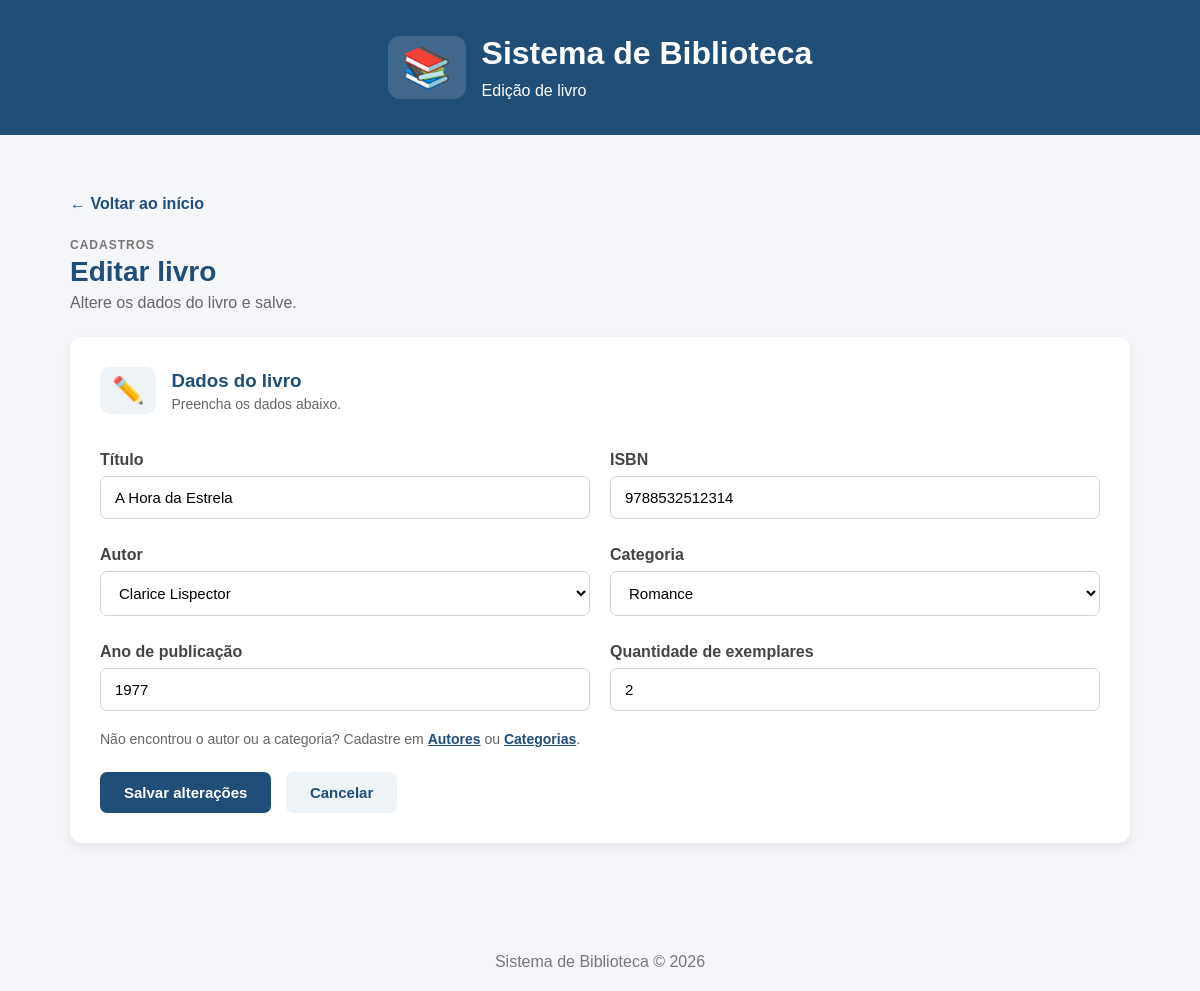
Page /livros/2/editar on the committed database.
### tables this page shows
CREATE TABLE livros (
    id INTEGER PRIMARY KEY AUTOINCREMENT,
    titulo TEXT NOT NULL,
    ano_publicacao INTEGER,
    isbn TEXT UNIQUE,
    quantidade INTEGER NOT NULL DEFAULT 1,
    autor_id INTEGER NOT NULL,
    categoria_id INTEGER NOT NULL,
    data_cadastro DATETIME DEFAULT CURRENT_TIMESTAMP,
    FOREIGN KEY (autor_id) REFERENCES autores(id),
    FOREIGN KEY (categoria_id) REFERENCES categorias(id)
);

### app.py (the view, shortened to what this page needs)
@app.route("/livros/<int:livro_id>/editar", methods=["GET", "POST"])
def editar_livro(livro_id):
    conexao = conectar_banco()
    livro = conexao.execute("SELECT * FROM livros WHERE id = ?", (livro_id,)).fetchone()
    if livro is None:
        conexao.close()
        flash("Livro não encontrado.", "erro")
        return redirect(url_for("livros"))
    autores, categorias = listar_autores_categorias(conexao)
    conexao.close()
    return render_template("form_livro.html", livro=livro,
                           autores=autores, categorias=categorias)

### app.py (called while the page is built)
def conectar_banco():
    conexao = sqlite3.connect(CAMINHO_BANCO)
    conexao.row_factory = sqlite3.Row
    conexao.execute("PRAGMA foreign_keys = ON")
    return conexao

def listar_autores_categorias(conexao):
    autores = conexao.execute("SELECT * FROM autores ORDER BY nome").fetchall()
    categorias = conexao.execute("SELECT * FROM categorias ORDER BY nome").fetchall()
    return autores, categorias

### templates/form_livro.html (shortened to what this page needs)
{% extends "base.html" %}
{% block subtitulo_cabecalho %}{{ 'Edição de livro' if livro else 'Cadastro de livro' }}{% endblock %}
{% block conteudo %}
<section class="titulo-pagina">
    <div>
        <span class="subtitulo">CADASTROS</span>
        <h2>{{ 'Editar livro' if livro else 'Cadastrar livro' }}</h2>
        <p>{{ 'Altere os dados do livro e salve.' if livro else 'Adicione um novo livro ao acervo.' }}</p>
    </div>
</section>
<section class="card">
    <div class="titulo-secao">
        <div class="icone-secao">{{ '✏️' if livro else '➕' }}</div>
        <div>
            <h3>{{ 'Dados do livro' if livro else 'Cadastrar novo livro' }}</h3>
            <p>Preencha os dados abaixo.</p>
        </div>
    </div>
    <form method="POST"
          action="{{ url_for('editar_livro', livro_id=livro.id) if livro else url_for('cadastrar_livro') }}">
        <div class="linha-formulario">
            <div class="campo">
                <label for="titulo">Título</label>
                <input type="text" id="titulo" name="titulo" placeholder="Digite o título do livro"
                       value="{{ livro.titulo if livro else '' }}" required>
            </div>
            <div class="campo">
                <label for="isbn">ISBN</label>
                <input type="text" id="isbn" name="isbn" placeholder="Ex.: 9788535911664"
                       value="{{ livro.isbn or '' if livro else '' }}">
            </div>
        </div>
        <div class="linha-formulario">
            <div class="campo">
                <label for="autor_id">Autor</label>
                <select id="autor_id" name="autor_id" required>
                    {% for autor in autores %}
                    <option value="{{ autor.id }}" {{ 'selected' if livro and livro.autor_id == autor.id }}>{{ autor.nome }}</option>
                    {% endfor %}
                </select>
            </div>
            <div class="campo">
                <label for="categoria_id">Categoria</label>
                <select id="categoria_id" name="categoria_id" required>
                    {% for categoria in categorias %}
                    <option value="{{ categoria.id }}" {{ 'selected' if livro and livro.categoria_id == categoria.id }}>{{ categoria.nome }}</option>
                    {% endfor %}
                </select>
            </div>
        </div>
        <div class="linha-formulario">
            <div class="campo">
                <label for="ano_publicacao">Ano de publicação</label>
                <input type="number" id="ano_publicacao" name="ano_publicacao" placeholder="Ex.: 1899"
                       value="{{ livro.ano_publicacao or '' if livro else '' }}">
            </div>
            <div class="campo">
                <label for="quantidade">Quantidade de exemplares</label>
                <input type="number" id="quantidade" name="quantidade" min="1"
                       value="{{ livro.quantidade if livro else 1 }}" required>
            </div>
        </div>
        <p class="dica">Não encontrou o autor ou a categoria? Cadastre em
            <a href="{{ url_for('autores') }}">Autores</a> ou
            <a href="{{ url_for('categorias') }}">Categorias</a>.</p>
        <div class="area-botao">
            <button type="submit" class="botao-principal">{{ 'Salvar alterações' if livro else 'Cadastrar livro' }}</button>
            <a href="{{ url_for('livros') }}" class="botao-secundario">Cancelar</a>
        </div>
    </form>
</section>
{% endblock %}

### static/style.css (style rules this page uses)
* { margin: 0; padding: 0; box-sizing: border-box; }
body { font-family: Arial, sans-serif; background-color: #f4f6f9; color: #333; }
.container h2 { margin-bottom: 10px; }
.card { background-color: white; padding: 30px 20px; border-radius: 12px; text-decoration: none; color: #333; box-shadow: 0 4px 10px rgba(0, 0, 0, 0.08); transition: 0.3s; }
.card h3 { margin: 15px 0 10px; color: #1f4e79; }
.card p { color: #666; font-size: 14px; }
form { display: flex; flex-direction: column; }
form label { margin-top: 12px; margin-bottom: 5px; font-weight: bold; }
form input { padding: 12px; border: 1px solid #ccc; border-radius: 6px; font-size: 15px; }
form button { margin-top: 20px; padding: 12px; background-color: #1f4e79; color: white; border: none; border-radius: 6px; font-size: 16px; cursor: pointer; }
.titulo-pagina { display: flex; justify-content: space-between; align-items: center; margin-bottom: 25px; }
.titulo-pagina h2 { font-size: 28px; color: #1f4e79; margin-bottom: 6px; }
.titulo-pagina p { color: #666; }
.titulo-secao { margin-bottom: 25px; }
.titulo-secao p { color: #666; }
.campo { display: flex; flex-direction: column; }
.campo label { margin-bottom: 7px; font-weight: bold; color: #444; }
.campo input { width: 100%; padding: 12px 14px; border: 1px solid #d4d4d4; border-radius: 7px; font-size: 15px; outline: none; transition: 0.2s; }
.campo input::placeholder { color: #aaa; }
.area-botao { margin-top: 25px; }
.botao-principal { padding: 12px 24px; background-color: #1f4e79; color: white; border: none; border-radius: 7px; font-size: 15px; font-weight: bold; cursor: pointer; transition: 0.2s; }
.subtitulo { display: block; margin-bottom: 4px; font-size: 12px; font-weight: bold; letter-spacing: 1px; color: #777; }
section.card { padding: 30px; margin-bottom: 30px; }
.titulo-secao { display: flex; align-items: center; gap: 15px; }
.titulo-secao h3 { margin: 0 0 4px; }
.icone-secao { font-size: 26px; background-color: #eef3f8; border-radius: 10px; padding: 8px 12px; }
.card .titulo-secao p { margin: 0; }
.linha-formulario { display: grid; grid-template-columns: 1fr 1fr; gap: 20px; margin-bottom: 15px; }
.campo select { width: 100%; padding: 12px 14px; border: 1px solid #d4d4d4; border-radius: 7px; font-size: 15px; background-color: white; outline: none; }
.dica { margin-top: 5px; font-size: 13px; color: #777; }
.dica a { color: #1f4e79; font-weight: bold; }
section.card .botao-principal { margin-top: 0; font-size: 15px; }
.botao-secundario { display: inline-block; padding: 12px 24px; margin-left: 10px; background-color: #eef3f8; color: #1f4e79; border-radius: 7px; font-size: 15px; font-weight: bold; text-decoration: none; transition: 0.2s; }

### rows in the picture
livros: titulo "A Hora da Estrela", isbn "9788532512314", ano_publicacao "1977", quantidade "2"

### other values in the picture
{{ 'Edição de livro' if livro else 'Cadastro de livro' }} "Edição de livro"
{{ 'Editar livro' if livro else 'Cadastrar livro' }} "Editar livro"
{{ '✏️' if livro else '➕' }} "✏️"
{{ 'Dados do livro' if livro else 'Cadastrar novo livro' }} "Dados do livro"
{{ 'Salvar alterações' if livro else 'Cadastrar livro' }} "Salvar alterações"
form field autor_id "Clarice Lispector"
form field categoria_id "Romance"
